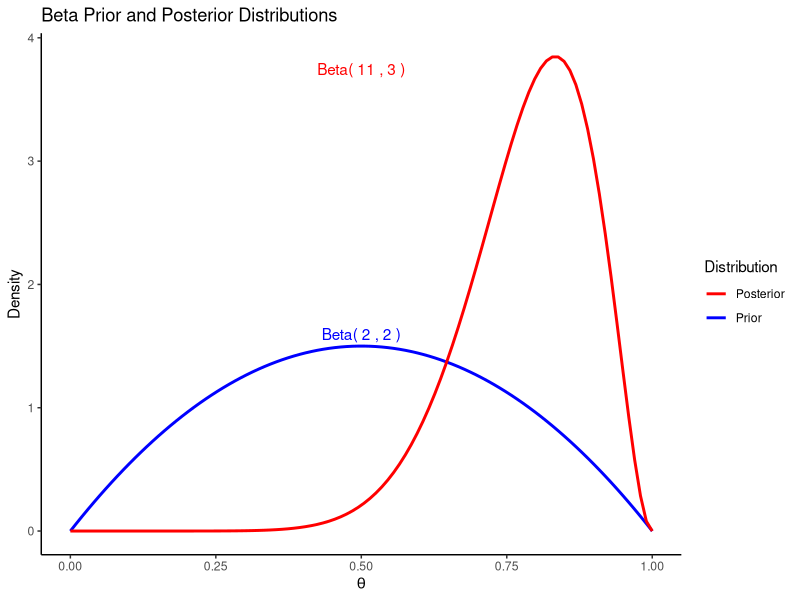

Generate this figure with R:
## ---- chunk 1
knitr::opts_chunk$set(echo = TRUE)
## ---- chunk 2
library(DiagrammeR)

DiagrammeR::grViz("
  digraph markov_chain {
    node [shape = circle]
    
    Rainy -> Rainy [label = '0.7']
    Rainy -> Sunny [label = '0.2']
    Rainy -> Neither [label = '0.2']
    Sunny -> Sunny [label = '0.8']
    Sunny -> Rainy [label = '0.1']
    Sunny -> Neither [label = '0.1']
    Neither -> Sunny [label = '0.5']
    Neither -> Rainy [label = '0.3']
    Neither -> Neither [label = '0.2']
  }
")
## ---- chunk 3
# Load necessary library for plotting
library(ggplot2)

# Define the function
simulate_beta_binomial_bayes <- function(n, beta1, beta2, size = 1) {
    # Simulate data: number of successes k from a Binomial distribution
    theta <- rbeta(size, beta1, beta2)  # Generate theta from the prior
    k <- rbinom(size, n, theta)  # Generate k successes out of n trials
    
    # Update the prior to the posterior
    posterior_beta1 <- beta1 + k
    posterior_beta2 <- beta2 + n - k
    
    # Plotting data preparation
    plot_data <- data.frame(
        Theta = seq(0, 1, length.out = 100),
        Prior = dbeta(seq(0, 1, length.out = 100), beta1, beta2),
        Posterior = dbeta(seq(0, 1, length.out = 100), 
                          posterior_beta1, posterior_beta2)
    )

    # Plotting
    ggplot(plot_data, aes(x = Theta)) +
        geom_line(aes(y = Prior, color = "Prior"), size = 1) +
        geom_line(aes(y = Posterior, color = "Posterior"), size = 1) +
        labs(title = "Beta Prior and Posterior Distributions", 
             x = expression(theta), y = "Density") +
        annotate("text", x = 0.5, y = max(plot_data$Prior), 
                 label = paste("Beta(", beta1, ",", beta2, ")"), 
                 hjust = 0.5, vjust = -0.5, color = "blue") +
        annotate("text", x = 0.5, y = max(plot_data$Posterior), 
                 label = paste("Beta(", posterior_beta1, ",", posterior_beta2, ")"), 
                 hjust = 0.5, vjust = 1.5, color = "red") +
        scale_color_manual(name = "Distribution", 
                           values = c("Prior" = "blue", "Posterior" = "red")) +
        theme_classic()
}

# Example usage
simulate_beta_binomial_bayes(n = 10, beta1 = 2, beta2 = 2)
## ---- chunk 4
expected_utility <- function(action, utility_function, posterior) {
  integral(posterior * utility_function(action))
}

optimal_action <- function(possible_actions, expected_utility) {
  sapply(possible_actions, expected_utility) %>% which.max()
}
